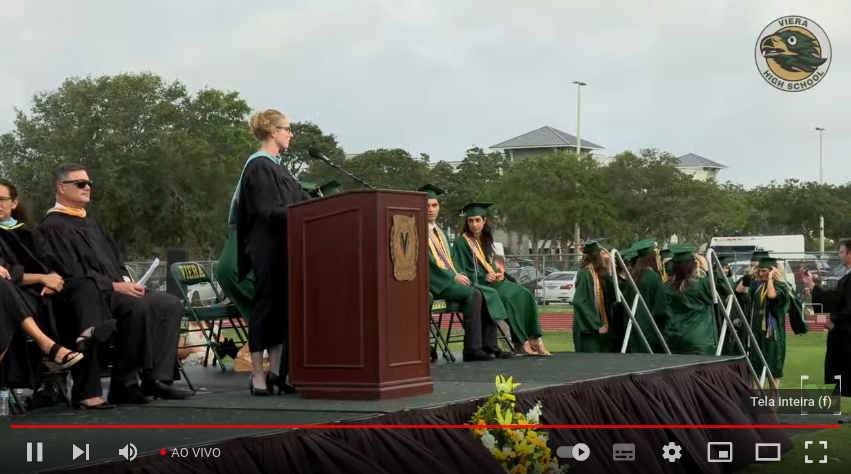
#> input picture school_viera.png, 851 x 474 px
$ python 49_covert_picture_grey_scale.py
#> lines starting #> are read from the running program, lines starting #| are printed output that depends on the picture

import cv2 as cv

img = cv.imread('school_viera.png')
#> img is the input picture: shape (474, 851, 3); mean B, G, R 93.9, 103.9, 103.7

img1 = cv.imshow('Original', img)

cv.waitKey(5)

grayed_img = cv.cvtColor(img, cv.COLOR_BGR2GRAY)
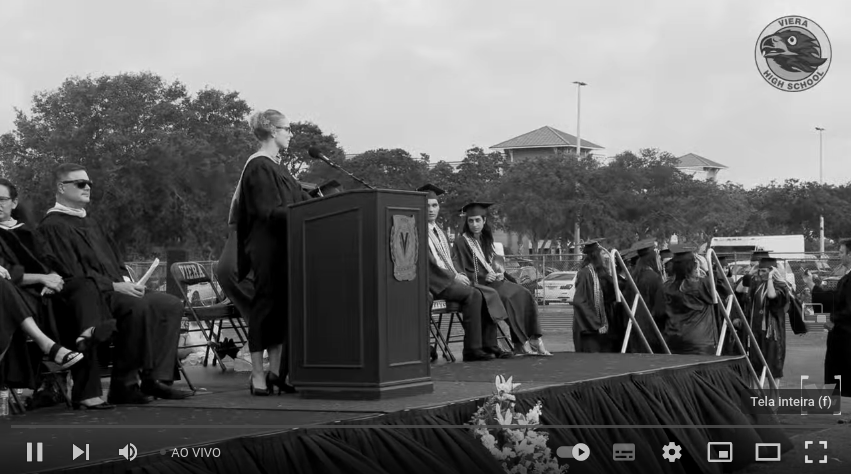
#> grayed_img: shape (474, 851); min 0, max 244, mean 102.7

img2 = cv.imshow('grayed_image', grayed_img)

cv.waitKey(5000)

cv.imwrite('grayed.jpg', grayed_img)

$ run again, with Calotes.jpg saved as school_viera.png
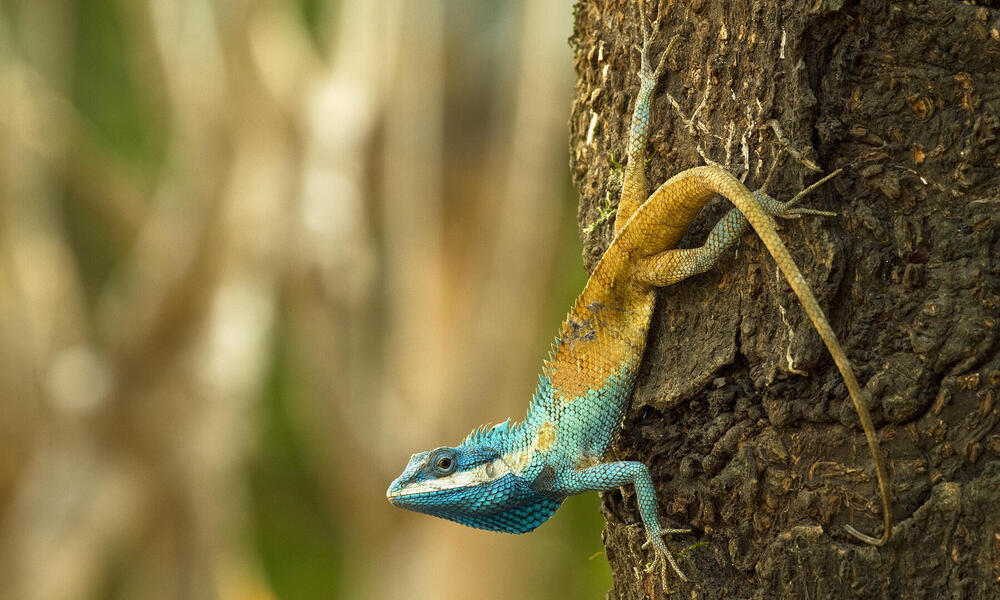
#> input picture Calotes.jpg, 1000 x 600 px
#> img is the input picture: shape (600, 1000, 3); mean B, G, R 65.3, 109.3, 122.9
#> `grayed_img = cv.cvtColor(img, cv.COLOR_BGR2GRAY)`:
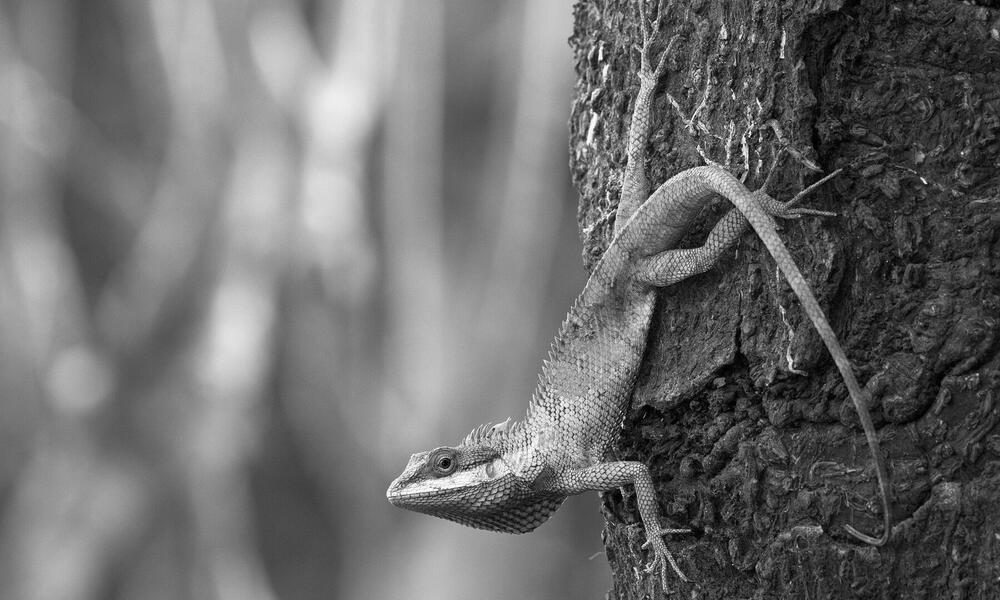
#> grayed_img: shape (600, 1000); min 0, max 255, mean 108.3
